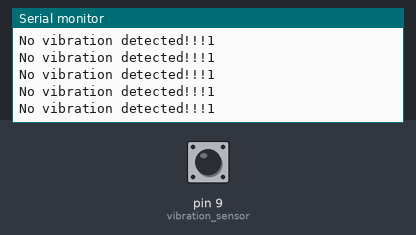
Simulated run of this sketch. Board: Arduino Uno, built with avr-gcc and run on an emulated ATmega328P. Parts: the last lines printed to the serial monitor. The inputs (shaded band) are chosen by the test bench; at power-on: pin 9 (vibration_sensor) HIGH.

Above: at 1.2 s.
1.3 s: pin 9 (vibration_sensor) driven LOW
At 1.9 s:
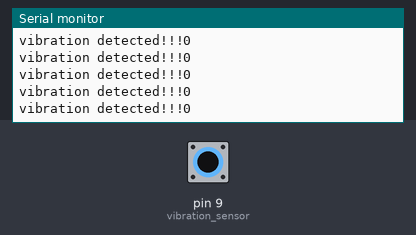
3.3 s: pin 9 (vibration_sensor) driven HIGH
At 4.2 s:
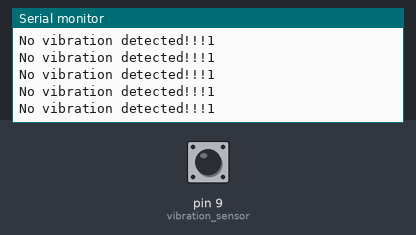
6.3 s: pin 9 (vibration_sensor) driven LOW
At 7.1 s:
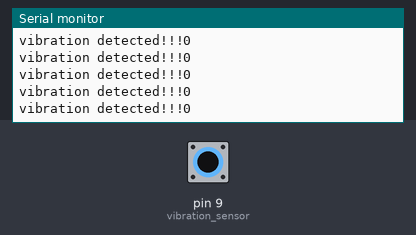
9.3 s: pin 9 (vibration_sensor) pulsed HIGH 2 times (0.12 s each, 0.3 s apart)
At 9.8 s:
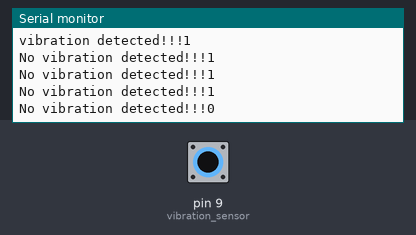
12.9 s: pin 9 (vibration_sensor) driven HIGH
At 13.6 s:
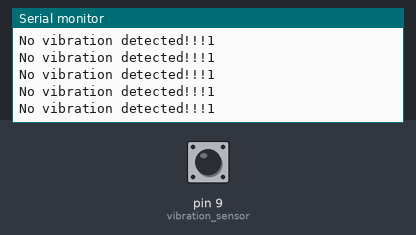
15.9 s: pin 9 (vibration_sensor) driven LOW
At 16.6 s:
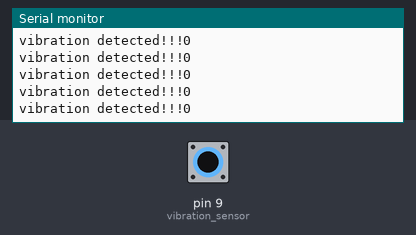

The sketch:

demo8_vibration_sensor.ino
```cpp
#define vibration_sensor 9

void setup() {
	pinMode(vibration_sensor, INPUT);
	Serial.begin(9600);
}

void loop() {
	if (digitalRead(vibration_sensor) == 0) {
		Serial.print("vibration detected!!!");
		Serial.println(digitalRead(vibration_sensor));
	}
	else {
		Serial.print("No vibration detected!!!");
		Serial.println(digitalRead(vibration_sensor));
	}
}
```

Measured:
- after the input at 1.3 s, the serial monitor: prints a new line after 0.05 s (image 1)
- after the input at 3.3 s, the serial monitor: prints a new line after 0.05 s (image 2)
- after the input at 6.3 s, the serial monitor: prints a new line after 0.05 s (image 3)
- after the input at 9.3 s, the serial monitor: prints a new line after 0.05 s (image 4)
- after the input at 12.9 s, the serial monitor: prints a new line after 0.07 s (image 5)
- after the input at 15.9 s, the serial monitor: prints a new line after 0.05 s (image 6)
